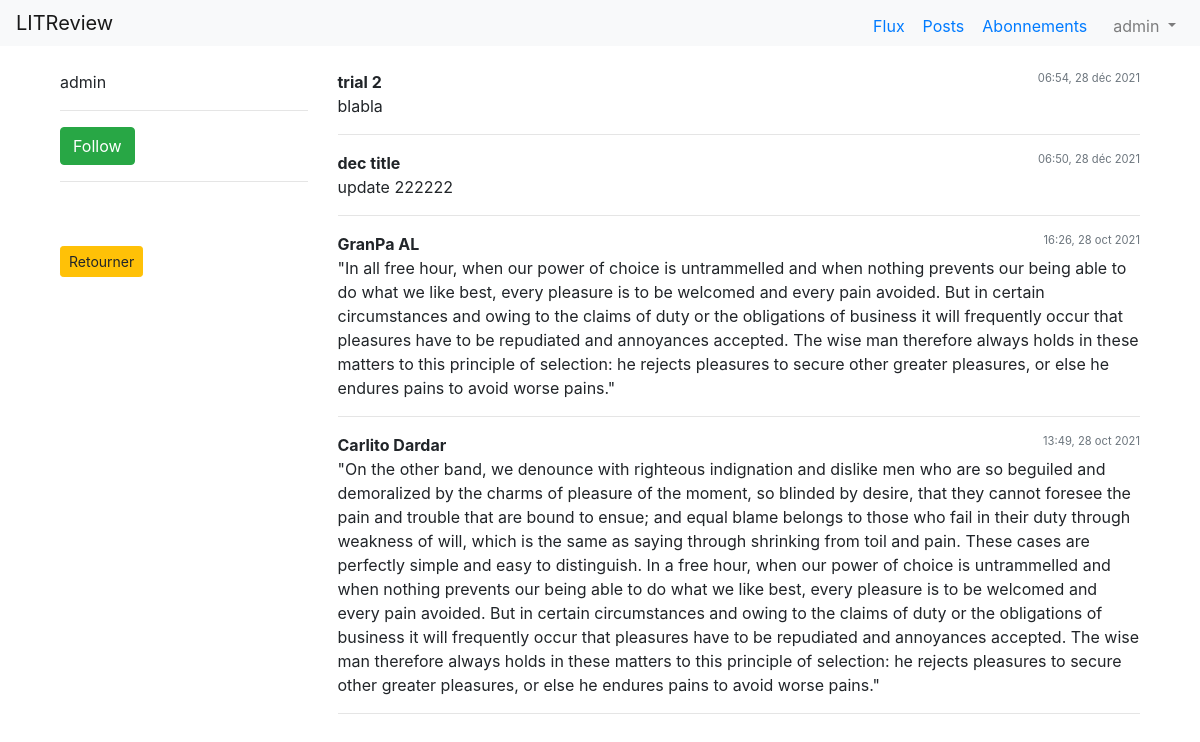
Before: /profiles/1/ (signed in) with the older database file.
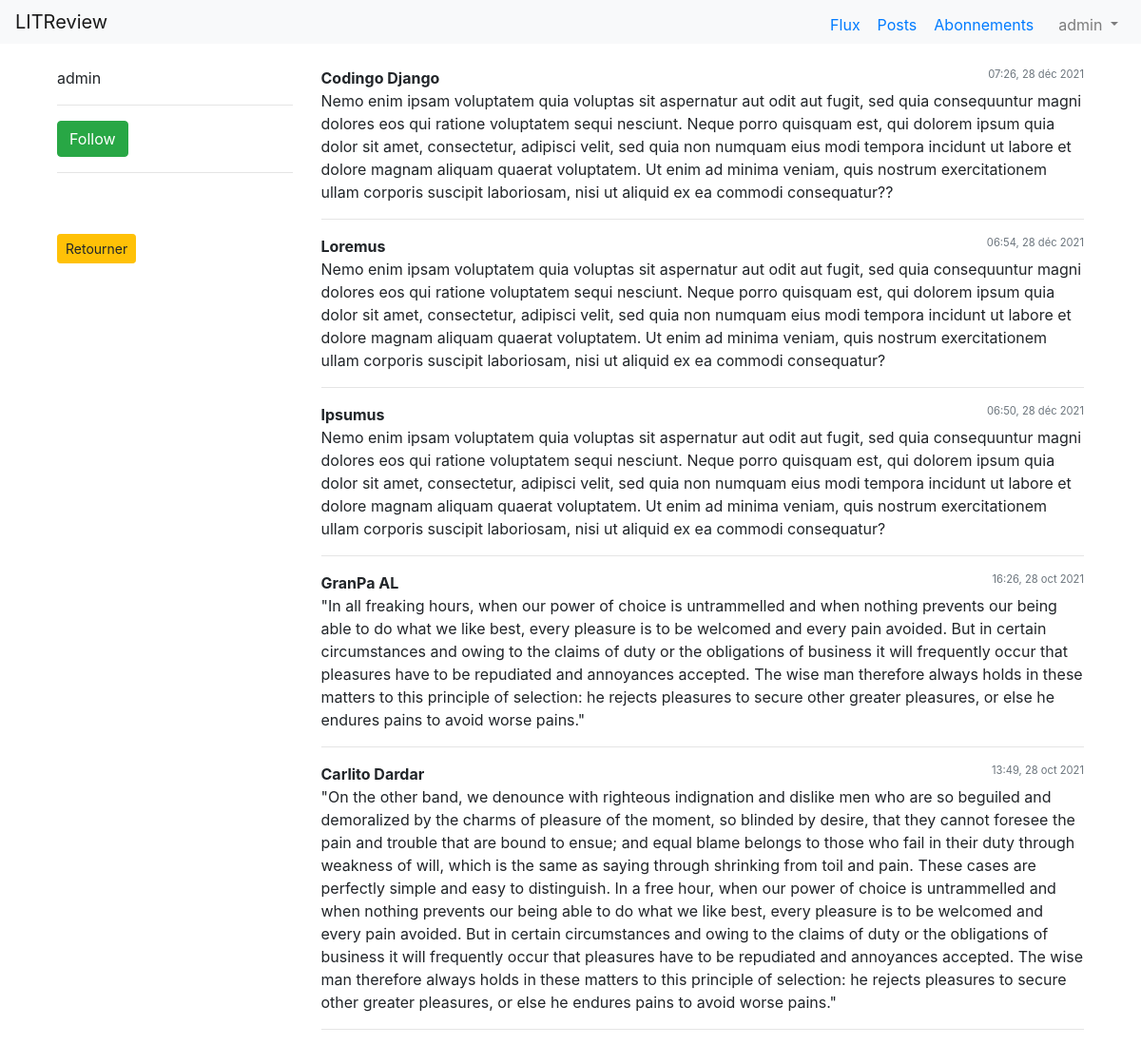
After: the same page with the newer database file.
### tickets/models.py (models this page shows, shortened)
class Ticket(models.Model):
    title = models.CharField(max_length=128)
    description = models.TextField(max_length=2048, blank=True)
    author = models.ForeignKey(Profile, on_delete=models.CASCADE)
    image = models.ImageField(null=True, blank=True)
    updated = models.DateTimeField(auto_now=True)
    created = models.DateTimeField(auto_now_add=True)
    class Meta:
        ordering = ['-created', 'title']

### profiles/views.py (the view)
# urls.py: path('<pk>/', ProfileDetailView.as_view(), name='profile-detail-view'),
class ProfileDetailView(LoginRequiredMixin, DetailView):
    model = Profile
    template_name = 'profiles/detail.html'
    login_url = 'login'
    def get_object(self, **kwargs):
        pk = self.kwargs.get('pk')
        view_profile = Profile.objects.get(pk=pk)
        return view_profile
    def get_context_data(self, **kwargs):
        context = super().get_context_data(**kwargs)
        view_profile = self.get_object()
        my_profile = Profile.objects.get(user=self.request.user)
        if view_profile.user in my_profile.following.all():
            follow = True
        else:
            follow = False
        context["follow"] = follow
        return context

### profiles/models.py (called while the page is built)
    def profiles_tickets(self):
        return self.ticket_set.all()

    def __str__(self):
        return str(self.user.username)

### profiles/templates/profiles/detail.html (shortened to what this page needs)
{% extends 'base.html' %}
{% block content %}
<div class="container">
    <div class="row">
        <div class="col-3">
            {{object}}
            <hr>
            {% if follow %}
                <form action="{% url 'profiles:follow-unfollow-view' %}" method="POST">
                    {% csrf_token %}
                    <input type="hidden" name="profile_pk" value={{object.pk}}>
                    <button type="submit" class="btn btn-danger"> Unfollow</button>
                </form>
            {% else %}
                <button id="follow-btn" class="btn btn-success">Follow</button>
            {% endif %}
            <hr>
            <br><br>
            <a type="btn" onClick="javascript:history.go(-1);" class="btn btn-warning btn-sm">Retourner</a><br>
        </div>
        <div class="col-9">
            {% for ticket in object.profiles_tickets %}
                <b>{{ticket.title}}</b>
                <span class="text-muted float-right" style="font-size:0.7rem;">{{ ticket.created|date:"H:i" }}, {{ ticket.created|date:"d b Y" }}</span>
                <br>
                {{ticket.description}}
                <br>
                <hr>
            {% endfor %}
        </div>
    </div>
</div>
{% endblock content %}

Changed rows visible on the page:
added Ticket: title "Codingo Django", created "07:26", created "28 déc 2021", description "Nemo enim ipsam voluptatem quia voluptas sit aspernatur aut odit aut fugit, sed quia consequuntur magni dolores eos qui ratione voluptatem sequi nesciunt. Neque porro quisquam est, qui dolorem ipsum quia dolor sit amet, consectetur, adipisci velit, sed quia non numquam eius modi tempora incidunt ut labore et dolore magnam aliquam quaerat voluptatem. Ut enim ad minima veniam, quis nostrum exercitationem ullam corporis suscipit laboriosam, nisi ut aliquid ex ea commodi consequatur??"
changed Ticket: title "trial 2" → "Loremus"; description "blabla" → "Nemo enim ipsam voluptatem quia voluptas sit aspernatur aut odit aut fugit, sed quia consequuntur magni dolores eos qui ratione voluptatem sequi nesciunt. Neque porro quisquam est, qui dolorem ipsum quia dolor sit amet, consectetur, adipisci velit, sed quia non numquam eius modi tempora incidunt ut labore et dolore magnam aliquam quaerat voluptatem. Ut enim ad minima veniam, quis nostrum exercitationem ullam corporis suscipit laboriosam, nisi ut aliquid ex ea commodi consequatur?"
changed Ticket: title "dec title" → "Ipsumus"; description "update 222222" → "Nemo enim ipsam voluptatem quia voluptas sit aspernatur aut odit aut fugit, sed quia consequuntur magni dolores eos qui ratione voluptatem sequi nesciunt. Neque porro quisquam est, qui dolorem ipsum quia dolor sit amet, consectetur, adipisci velit, sed quia non numquam eius modi tempora incidunt ut labore et dolore magnam aliquam quaerat voluptatem. Ut enim ad minima veniam, quis nostrum exercitationem ullam corporis suscipit laboriosam, nisi ut aliquid ex ea commodi consequatur?"
changed Ticket "GranPa AL": description "\"In all free hour, when our power of…" → "\"In all freaking hours, when our power of…"
